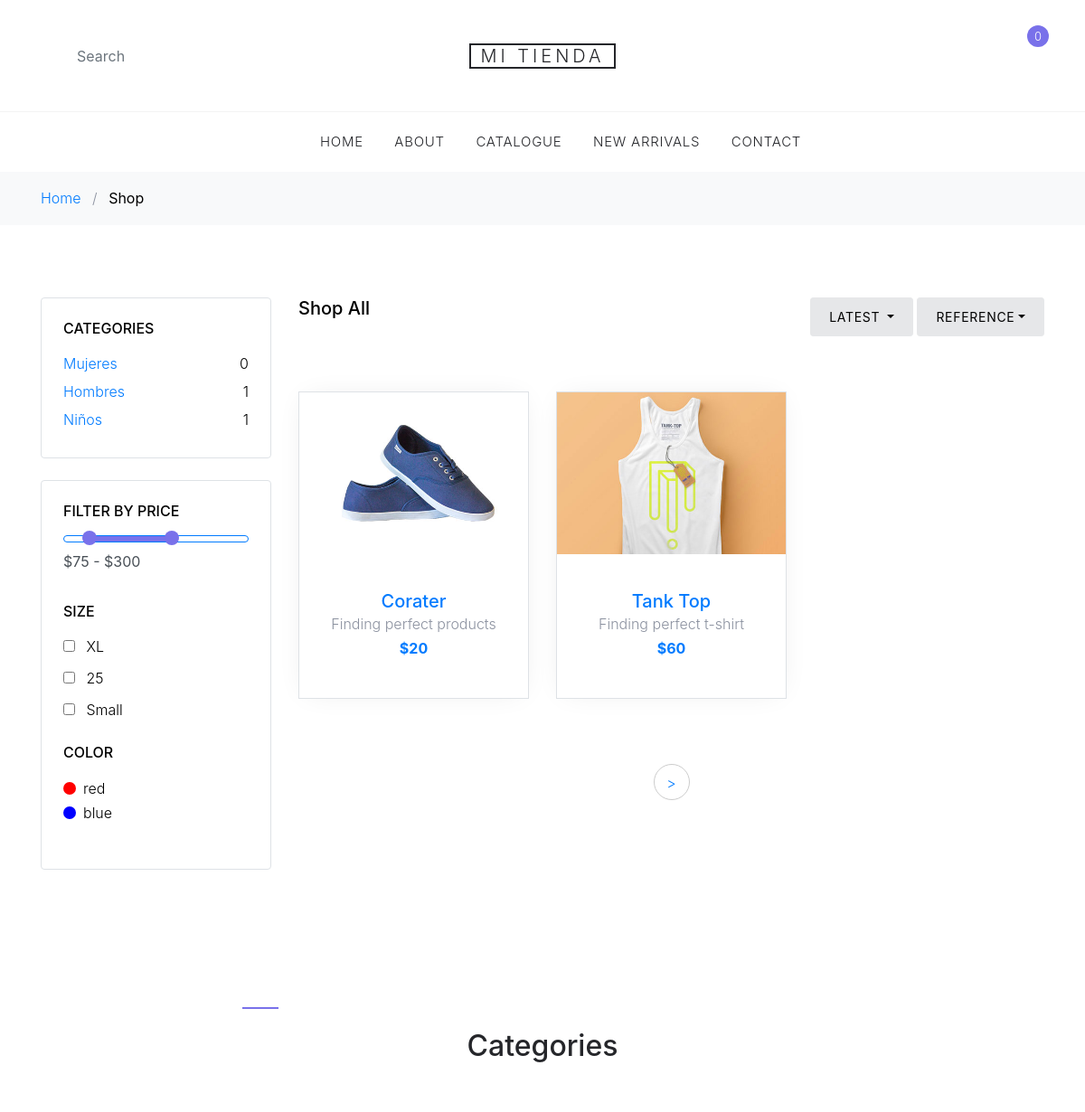
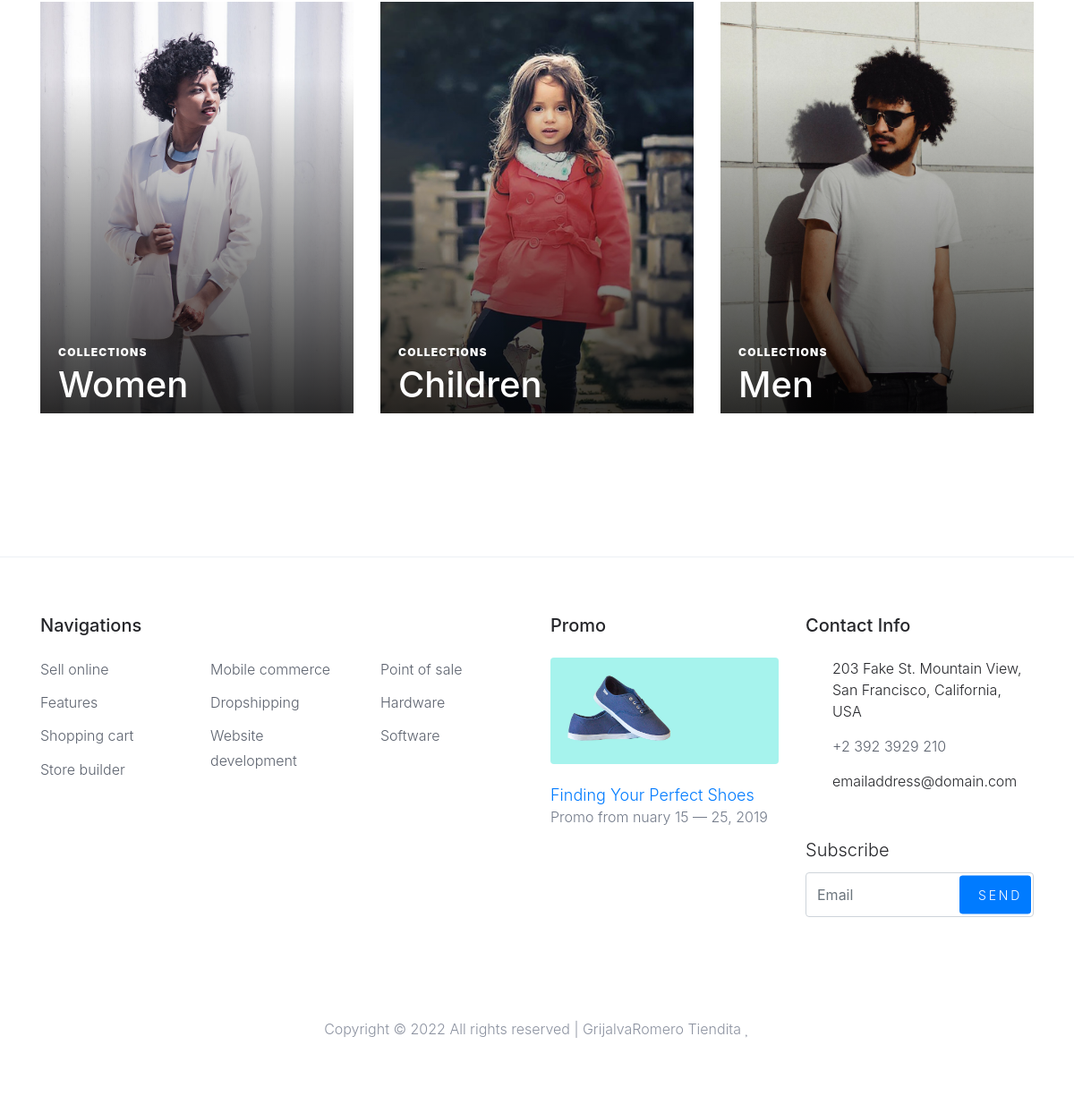
The page / on the database its author committed (2 pictures, top to bottom).
### tables this page shows
CREATE TABLE `productos` (
  `id` int NOT NULL,
  `nombre` varchar(300) NOT NULL,
  `descripcion` text NOT NULL,
  `precio` double NOT NULL,
  `imagen` varchar(200) NOT NULL,
  `inventario` int NOT NULL,
  `id_categoria` int NOT NULL,
  `talla` varchar(100) NOT NULL,
  `color` varchar(100) NOT NULL
);

CREATE TABLE `categorias` (
  `id` int NOT NULL,
  `nombre` varchar(100) NOT NULL,
  `descripcion` varchar(400) NOT NULL,
  `imagen` varchar(400) NOT NULL
);

CREATE TABLE `colores` (
  `id` int NOT NULL,
  `color` varchar(50) NOT NULL,
  `codigo` varchar(50) NOT NULL
);

### index.php (the view, shortened to what this page needs)
<!DOCTYPE html>
<html lang="en">
  <head>
    <link rel="stylesheet" href="fonts/icomoon/style.css">
    <link rel="stylesheet" href="css/bootstrap.min.css">
    <link rel="stylesheet" href="css/magnific-popup.css">
    <link rel="stylesheet" href="css/jquery-ui.css">
    <link rel="stylesheet" href="css/owl.carousel.min.css">
    <link rel="stylesheet" href="css/owl.theme.default.min.css">
    <link rel="stylesheet" href="css/aos.css">
    <link rel="stylesheet" href="css/style.css">
  </head>
  <body>
  <div class="site-wrap">
    <?php include("./layouts/header.php"); ?>
    <div class="site-section">
      <div class="container">
        <div class="row mb-5">
          <div class="col-md-9 order-2">
            <div class="row">
              <div class="col-md-12 mb-5">
                <div class="float-md-left mb-4"><h2 class="text-black h5">Shop All</h2></div>
                <div class="d-flex">
                  <div class="dropdown mr-1 ml-md-auto">
                    <button type="button" class="btn btn-secondary btn-sm dropdown-toggle" id="dropdownMenuOffset" data-toggle="dropdown" aria-haspopup="true" aria-expanded="false">
                      Latest
                    </button>
                  </div>
                  <div class="btn-group">
                    <button type="button" class="btn btn-secondary btn-sm dropdown-toggle" id="dropdownMenuReference" data-toggle="dropdown">Reference</button>
                  </div>
                </div>
              </div>
            </div>
            <div class="row mb-5">
              <?php
                include('./php/conexion.php');
                $limite = 10;
                $totalQuery = $conexion->query('select count(*) from productos')or die($conexion->error);
                $totalProductos = mysqli_fetch_row($totalQuery);
                $totalBotones = round($totalProductos[0] / $limite);
                if (isset($_GET['limite'])) {
                  $resultado = $conexion -> query("select * from productos where inventario > 0 order by id DESC limit ".$_GET['limite'].",".$limite)or die($conexion-> error);
                }else {
                  $resultado = $conexion -> query("select * from productos where inventario > 0 order by id DESC limit ".$limite)or die($conexion-> error);
                }
                while ($fila = mysqli_fetch_array($resultado)){
              ?>
              <div class="col-sm-6 col-lg-4 mb-4" data-aos="fade-up">
                <div class="block-4 text-center border">
                  <figure class="block-4-image">
                    <a href="shop-single.php?id=<?php echo $fila['id'];?>">
                    <img src="images/<?php echo $fila['imagen'];?>" alt="<?php echo $fila['nombre'];?>" class="img-fluid"></a>
                  </figure>
                  <div class="block-4-text p-4">
                    <h3><a href="shop-single.php?id=<?php echo $fila['id'];?>"><?php echo $fila['nombre'];?></a></h3>
                    <p class="mb-0"><?php echo $fila['descripcion'];?></p>
                    <p class="text-primary font-weight-bold">$<?php echo $fila['precio'];?></p>
                  </div>
                </div>
              </div>
            <?php } ?>
            </div>
            <div class="row" data-aos="fade-up">
              <div class="col-md-12 text-center">
                <div class="site-block-27">
                  <ul>
                    <?php
                      if (isset($_GET['limite'])) {
                        if ($_GET['limite']+10 < $totalBotones*10) {
                          echo '<li><a href="index.php?limite='.($_GET['limite']+10).'">&gt;</a></li>';
                        }
                      }else{
                        echo '<li><a href="index.php?limite=10">&gt;</a></li>';
                      }
                    ?>
                  </ul>
                </div>
              </div>
            </div>
          </div>
          <div class="col-md-3 order-1 mb-5 mb-md-0">
            <div class="border p-4 rounded mb-4">
              <h3 class="mb-3 h6 text-uppercase text-black d-block">Categories</h3>
              <ul class="list-unstyled mb-0">
              <?php
                $re = $conexion->query("select * from categorias");
                while($f= mysqli_fetch_array($re)){
              ?>
                <li class="mb-1">
                <a href="./busqueda.php?texto=<?php echo $f['nombre'];?>" class="d-flex">
                    <span><?php echo $f['nombre'];?></span>
                    <span class="text-black ml-auto">
                    <?php
                      $re2 = $conexion->query("select count(*) from productos where id_categoria = ".$f['id']);
                      $fila = mysqli_fetch_row($re2);
                      echo $fila[0];
                    ?>
                    </span>
                  </a></li>
              <?php }?>
              </ul>
            </div>
            <div class="border p-4 rounded mb-4">
              <div class="mb-4">
                <h3 class="mb-3 h6 text-uppercase text-black d-block">Filter by Price</h3>
                <div id="slider-range" class="border-primary"></div>
                <input type="text" name="text" id="amount" class="form-control border-0 pl-0 bg-white" disabled="" />
              </div>
              <div class="mb-4">
                <h3 class="mb-3 h6 text-uppercase text-black d-block">Size</h3>
                <label for="s_sm" class="d-flex">
                <a href="./busqueda.php?texto=XL">
                  <input type="checkbox" id="s_sm" class="mr-2 mt-1"> <span class="text-black">XL</span>
                </a>
                </label>
                <label for="s_md" class="d-flex">
                <a href="./busqueda.php?texto=25">
                  <input type="checkbox" id="s_sm" class="mr-2 mt-1"> <span class="text-black">25</span>
                </a>
                </label>
                <label for="s_lg" class="d-flex">
                <a href="./busqueda.php?texto=Small">
                  <input type="checkbox" id="s_sm" class="mr-2 mt-1"> <span class="text-black">Small</span>
                </a>
                </label>
              </div>
              <div class="mb-4">
                <h3 class="mb-3 h6 text-uppercase text-black d-block">Color</h3>
                <?php
                  $re = $conexion->query("SELECT * from colores");
                  while($f=mysqli_fetch_array($re)){
                ?>
                  <a href="./busqueda.php?texto=<?php echo $f['color']; ?>" class="d-flex color-item align-items-center" >
                  <span style="background-color:<?php echo $f['codigo']; ?>" class="color d-inline-block rounded-circle mr-2"></span> <span class="text-black"><?php echo $f['color']; ?></span>
                </a>
                  <?php } ?>
              </div>
            </div>
          </div>
        </div>
        <div class="row">
          <div class="col-md-12">
            <div class="site-section site-blocks-2">
                <div class="row justify-content-center text-center mb-5">
                  <div class="col-md-7 site-section-heading pt-4">
                    <h2>Categories</h2>
                  </div>
                </div>
                <div class="row">
                  <div class="col-sm-6 col-md-6 col-lg-4 mb-4 mb-lg-0" data-aos="fade" data-aos-delay="">
                    <a class="block-2-item" href="#">
                      <figure class="image">
                        <img src="images/women.jpg" alt="" class="img-fluid">
                      </figure>
                      <div class="text">
                        <span class="text-uppercase">Collections</span>
                        <h3>Women</h3>
                      </div>
                    </a>
                  </div>
                  <div class="col-sm-6 col-md-6 col-lg-4 mb-5 mb-lg-0" data-aos="fade" data-aos-delay="100">
                    <a class="block-2-item" href="#">
                      <figure class="image">
                        <img src="images/children.jpg" alt="" class="img-fluid">
                      </figure>
                      <div class="text">
                        <span class="text-uppercase">Collections</span>
                        <h3>Children</h3>
                      </div>
                    </a>
                  </div>
                  <div class="col-sm-6 col-md-6 col-lg-4 mb-5 mb-lg-0" data-aos="fade" data-aos-delay="200">
                    <a class="block-2-item" href="#">
                      <figure class="image">
                        <img src="images/men.jpg" alt="" class="img-fluid">
                      </figure>
                      <div class="text">
                        <span class="text-uppercase">Collections</span>
                        <h3>Men</h3>
                      </div>
                    </a>
                  </div>
                </div>
            </div>
          </div>
        </div>
      </div>
    </div>
    <?php include("./layouts/footer.php"); ?>
  </div>
  </body>
</html>

### layouts/header.php (shortened to what this page needs)
<header class="site-navbar" role="banner">
      <div class="site-navbar-top">
        <div class="container">
          <div class="row align-items-center">
            <div class="col-6 col-md-4 order-2 order-md-1 site-search-icon text-left">
              <form action="./busqueda.php" class="site-block-top-search" method="GET">
                <span class="icon icon-search2"></span>
                <input type="text" class="form-control border-0" placeholder="Search" name="texto">
              </form>
            </div>
            <div class="col-12 mb-3 mb-md-0 col-md-4 order-1 order-md-2 text-center">
              <div class="site-logo">
                <a href="index.php" class="js-logo-clone">Mi Tienda</a>
              </div>
            </div>
            <div class="col-6 col-md-4 order-3 order-md-3 text-right">
              <div class="site-top-icons">
                <ul>
                  <li><a href="login.php"><span class="icon icon-person"></span></a></li>
                  <li><a href="#"><span class="icon icon-heart-o"></span></a></li>
                  <li>
                    <a href="cart.php" class="site-cart">
                      <span class="icon icon-shopping_cart"></span>
                      <span class="count">
                        <?php
                          if (isset($_SESSION['carrito'])) {
                            echo count($_SESSION['carrito']);
                          }else{
                            echo 0;
                          }
                        ?>
                      </span>
                    </a>
                  </li>
                </ul>
              </div>
            </div>
          </div>
        </div>
      </div>
      <nav class="site-navigation text-right text-md-center" role="navigation">
        <div class="container">
          <ul class="site-menu js-clone-nav d-none d-md-block">
            <li>
              <a href="index.php">Home</a>
            </li>
            <li>
              <a href="about.php">About</a>
            </li>
            <li><a href="#">Catalogue</a></li>
            <li><a href="#">New Arrivals</a></li>
            <li><a href="contact.php">Contact</a></li>
          </ul>
        </div>
      </nav>
    </header>
    <div class="bg-light py-3">
      <div class="container">
        <div class="row">
          <div class="col-md-12 mb-0"><a href="index.php">Home</a> <span class="mx-2 mb-0">/</span>
           <strong class="text-black">Shop</strong></div>
        </div>
      </div>
    </div>

### layouts/footer.php (shortened to what this page needs)
<footer class="site-footer border-top">
      <div class="container">
        <div class="row">
          <div class="col-lg-6 mb-5 mb-lg-0">
            <div class="row">
              <div class="col-md-12">
                <h3 class="footer-heading mb-4">Navigations</h3>
              </div>
              <div class="col-md-6 col-lg-4">
                <ul class="list-unstyled">
                  <li><a href="#">Sell online</a></li>
                  <li><a href="#">Features</a></li>
                  <li><a href="#">Shopping cart</a></li>
                  <li><a href="#">Store builder</a></li>
                </ul>
              </div>
              <div class="col-md-6 col-lg-4">
                <ul class="list-unstyled">
                  <li><a href="#">Mobile commerce</a></li>
                  <li><a href="#">Dropshipping</a></li>
                  <li><a href="#">Website development</a></li>
                </ul>
              </div>
              <div class="col-md-6 col-lg-4">
                <ul class="list-unstyled">
                  <li><a href="#">Point of sale</a></li>
                  <li><a href="#">Hardware</a></li>
                  <li><a href="#">Software</a></li>
                </ul>
              </div>
            </div>
          </div>
          <div class="col-md-6 col-lg-3 mb-4 mb-lg-0">
            <h3 class="footer-heading mb-4">Promo</h3>
            <a href="#" class="block-6">
              <img src="images/hero_1.jpg" alt="Image placeholder" class="img-fluid rounded mb-4">
              <h3 class="font-weight-light  mb-0">Finding Your Perfect Shoes</h3>
              <p>Promo from  nuary 15 &mdash; 25, 2019</p>
            </a>
          </div>
          <div class="col-md-6 col-lg-3">
            <div class="block-5 mb-5">
              <h3 class="footer-heading mb-4">Contact Info</h3>
              <ul class="list-unstyled">
                <li class="address">203 Fake St. Mountain View, San Francisco, California, USA</li>
                <li class="phone"><a href="tel://23923929210">+2 392 3929 210</a></li>
                <li class="email">emailaddress@domain.com</li>
              </ul>
            </div>
            <div class="block-7">
              <form action="#" method="post">
                <label for="email_subscribe" class="footer-heading">Subscribe</label>
                <div class="form-group">
                  <input type="text" class="form-control py-4" id="email_subscribe" placeholder="Email">
                  <input type="submit" class="btn btn-sm btn-primary" value="Send">
                </div>
              </form>
            </div>
          </div>
        </div>
        <div class="row pt-5 mt-5 text-center">
          <div class="col-md-12">
            <p>
            Copyright &copy;
            <script>document.write(new Date().getFullYear());</script> All rights reserved |
            GrijalvaRomero Tiendita <i class="icon-heart" aria-hidden="true"></i>
            </p>
          </div>
        </div>
      </div>
    </footer>

### rows shown on the page
productos: imagen (picture), nombre "Corater", descripcion "Finding perfect products", precio "20"
productos: imagen (picture), nombre "Tank Top", descripcion "Finding perfect t-shirt", precio "60"
categorias: nombre "Mujeres", fila "0"
categorias: nombre "Hombres", fila "1"
categorias: nombre "Niños", fila "1"
colores: color "red"
colores: color "blue"
